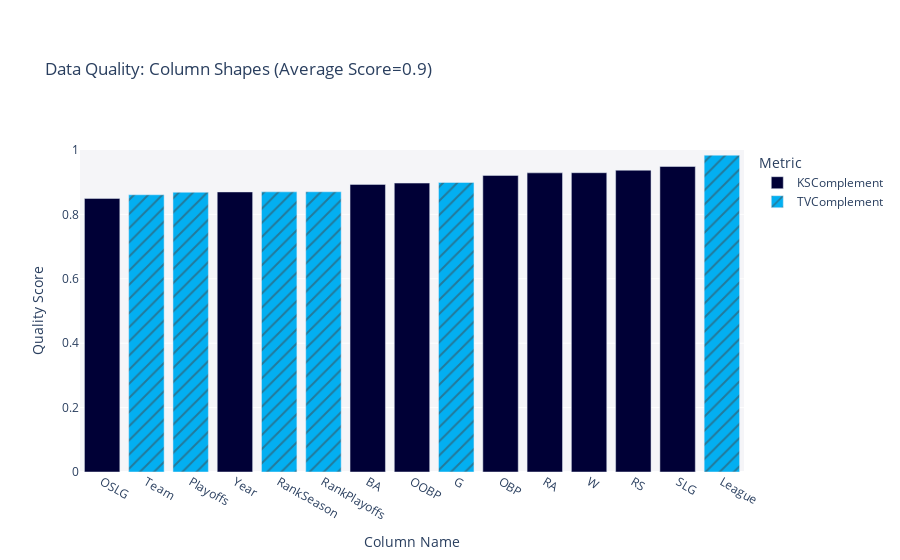
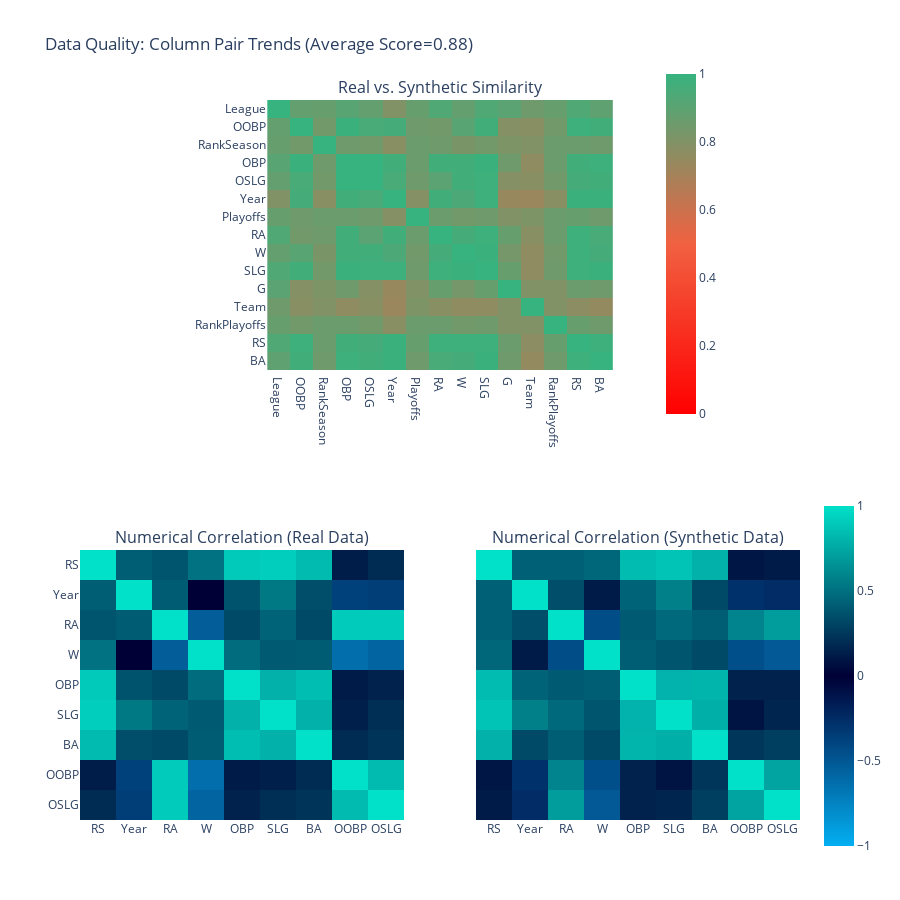

These figures' notebook cell, in order:
### Code cell
for name in ["Column Shapes", "Column Pair Trends"]:
    fig = quality_report.get_visualization(property_name=name)
    fig.show()

### Figure 1 — Plotly figure (JSON) as saved in the notebook; plotly's stock layout.template omitted (floating-point values rounded to 4 significant figures)
{"data": [{"alignmentgroup": "True", "customdata": [["KSComplement"], ["KSComplement"], ["KSComplement"], ["KSComplement"], ["KSComplement"], ["KSComplement"], ["KSComplement"], ["KSComplement"], ["KSComplement"]], "hovertemplate": "<b>%{hovertext}</b><br><br>Metric=%{customdata[0]}<br>Quality Score=%{y}<extra></extra>", "hovertext": ["Year", "RS", "RA", "W", "OBP", "SLG", "BA", "OOBP", "OSLG"], "legendgroup": "KSComplement", "marker": {"color": "#000036", "pattern": {"shape": ""}}, "name": "KSComplement", "offsetgroup": "KSComplement", "orientation": "v", "showlegend": true, "textposition": "auto", "type": "bar", "x": ["Year", "RS", "RA", "W", "OBP", "SLG", "BA", "OOBP", "OSLG"], "xaxis": "x", "y": [0.8698, 0.9372, 0.929, 0.9295, 0.9211, 0.9487, 0.8932, 0.8972, 0.8497], "yaxis": "y"}, {"alignmentgroup": "True", "customdata": [["TVComplement"], ["TVComplement"], ["TVComplement"], ["TVComplement"], ["TVComplement"], ["TVComplement"]], "hovertemplate": "<b>%{hovertext}</b><br><br>Metric=%{customdata[0]}<br>Quality Score=%{y}<extra></extra>", "hovertext": ["Team", "League", "Playoffs", "RankSeason", "RankPlayoffs", "G"], "legendgroup": "TVComplement", "marker": {"color": "#03AFF1", "pattern": {"shape": "/"}}, "name": "TVComplement", "offsetgroup": "TVComplement", "orientation": "v", "showlegend": true, "textposition": "auto", "type": "bar", "x": ["Team", "League", "Playoffs", "RankSeason", "RankPlayoffs", "G"], "xaxis": "x", "y": [0.861, 0.9839, 0.8688, 0.8701, 0.8704, 0.8991], "yaxis": "y"}], "layout": {"barmode": "relative", "legend": {"title": {"text": "Metric"}, "tracegroupgap": 0}, "margin": {"t": 150}, "plot_bgcolor": "#F5F5F8", "title": {"text": "Data Quality: Column Shapes (Average Score=0.9)"}, "xaxis": {"anchor": "y", "categoryorder": "total ascending", "domain": [0, 1], "title": {"text": "Column Name"}}, "yaxis": {"anchor": "x", "domain": [0, 1], "range": [0, 1], "title": {"text": "Quality Score"}}}}

### Figure 2 — Plotly figure (JSON) as saved in the notebook; plotly's stock layout.template omitted (floating-point values rounded to 4 significant figures; data arrays with more than 128 entries replaced by an {"elided": "..."} marker saying what was removed)
{"data": [{"coloraxis": "coloraxis", "hovertemplate": "<b>Column Pair</b><br>(%{x},%{y})<br><br>Similarity: %{z}<extra></extra>", "type": "heatmap", "x": ["League", "OOBP", "RankSeason", "OBP", "OSLG", "Year", "Playoffs", "RA", "W", "SLG", "G", "Team", "RankPlayoffs", "RS", "BA"], "xaxis": "x", "y": ["League", "OOBP", "RankSeason", "OBP", "OSLG", "Year", "Playoffs", "RA", "W", "SLG", "G", "Team", "RankPlayoffs", "RS", "BA"], "yaxis": "y", "z": {"elided": "15x15 float values"}}, {"coloraxis": "coloraxis2", "customdata": [[1, 0.43, 0.43, 0.46, 0.84, 0.87, 0.79, 0.1, 0.12], [0.43, 1, 0.35, 0.12, 0.44, 0.57, 0.33, -0.28, -0.25], [0.43, 0.35, 1, -0.44, 0.4, 0.47, 0.42, 0.59, 0.7], [0.46, 0.12, -0.44, 1, 0.42, 0.38, 0.33, -0.45, -0.51], [0.84, 0.44, 0.4, 0.42, 1, 0.8, 0.81, 0.15, 0.15], [0.87, 0.57, 0.47, 0.38, 0.8, 1, 0.78, 0.09, 0.17], [0.79, 0.33, 0.42, 0.33, 0.81, 0.78, 1, 0.24, 0.28], [0.1, -0.28, 0.59, -0.45, 0.15, 0.09, 0.24, 1, 0.73], [0.12, -0.25, 0.7, -0.51, 0.15, 0.17, 0.28, 0.73, 1]], "hovertemplate": "<b>Correlation</b><br>(%{x},%{y})<br><br>Real: %{z}<br>(vs. Synthetic: %{customdata})<extra></extra>", "type": "heatmap", "x": ["RS", "Year", "RA", "W", "OBP", "SLG", "BA", "OOBP", "OSLG"], "xaxis": "x2", "y": ["RS", "Year", "RA", "W", "OBP", "SLG", "BA", "OOBP", "OSLG"], "yaxis": "y2", "z": [[1, 0.42, 0.38, 0.51, 0.9, 0.92, 0.83, 0.13, 0.19], [0.42, 1, 0.41, 0, 0.37, 0.54, 0.35, -0.37, -0.35], [0.38, 0.41, 1, -0.53, 0.33, 0.44, 0.33, 0.91, 0.91], [0.51, 0, -0.53, 1, 0.48, 0.4, 0.41, -0.63, -0.57], [0.9, 0.37, 0.33, 0.48, 1, 0.79, 0.85, 0.12, 0.15], [0.92, 0.54, 0.44, 0.4, 0.79, 1, 0.79, 0.14, 0.21], [0.83, 0.35, 0.33, 0.41, 0.85, 0.79, 1, 0.19, 0.23], [0.13, -0.37, 0.91, -0.63, 0.12, 0.14, 0.19, 1, 0.83], [0.19, -0.35, 0.91, -0.57, 0.15, 0.21, 0.23, 0.83, 1]]}, {"coloraxis": "coloraxis2", "customdata": [[1, 0.42, 0.38, 0.51, 0.9, 0.92, 0.83, 0.13, 0.19], [0.42, 1, 0.41, 0, 0.37, 0.54, 0.35, -0.37, -0.35], [0.38, 0.41, 1, -0.53, 0.33, 0.44, 0.33, 0.91, 0.91], [0.51, 0, -0.53, 1, 0.48, 0.4, 0.41, -0.63, -0.57], [0.9, 0.37, 0.33, 0.48, 1, 0.79, 0.85, 0.12, 0.15], [0.92, 0.54, 0.44, 0.4, 0.79, 1, 0.79, 0.14, 0.21], [0.83, 0.35, 0.33, 0.41, 0.85, 0.79, 1, 0.19, 0.23], [0.13, -0.37, 0.91, -0.63, 0.12, 0.14, 0.19, 1, 0.83], [0.19, -0.35, 0.91, -0.57, 0.15, 0.21, 0.23, 0.83, 1]], "hovertemplate": "<b>Correlation</b><br>(%{x},%{y})<br><br>Synthetic: %{z}<br>(vs. Real: %{customdata})<extra></extra>", "type": "heatmap", "x": ["RS", "Year", "RA", "W", "OBP", "SLG", "BA", "OOBP", "OSLG"], "xaxis": "x3", "y": ["RS", "Year", "RA", "W", "OBP", "SLG", "BA", "OOBP", "OSLG"], "yaxis": "y3", "z": [[1, 0.43, 0.43, 0.46, 0.84, 0.87, 0.79, 0.1, 0.12], [0.43, 1, 0.35, 0.12, 0.44, 0.57, 0.33, -0.28, -0.25], [0.43, 0.35, 1, -0.44, 0.4, 0.47, 0.42, 0.59, 0.7], [0.46, 0.12, -0.44, 1, 0.42, 0.38, 0.33, -0.45, -0.51], [0.84, 0.44, 0.4, 0.42, 1, 0.8, 0.81, 0.15, 0.15], [0.87, 0.57, 0.47, 0.38, 0.8, 1, 0.78, 0.09, 0.17], [0.79, 0.33, 0.42, 0.33, 0.81, 0.78, 1, 0.24, 0.28], [0.1, -0.28, 0.59, -0.45, 0.15, 0.09, 0.24, 1, 0.73], [0.12, -0.25, 0.7, -0.51, 0.15, 0.17, 0.28, 0.73, 1]]}], "layout": {"annotations": [{"font": {"size": 16}, "showarrow": false, "text": "Real vs. Synthetic Similarity", "x": 0.5, "xanchor": "center", "xref": "paper", "y": 1, "yanchor": "bottom", "yref": "paper"}, {"font": {"size": 16}, "showarrow": false, "text": "Numerical Correlation (Real Data)", "x": 0.225, "xanchor": "center", "xref": "paper", "y": 0.375, "yanchor": "bottom", "yref": "paper"}, {"font": {"size": 16}, "showarrow": false, "text": "Numerical Correlation (Synthetic Data)", "x": 0.775, "xanchor": "center", "xref": "paper", "y": 0.375, "yanchor": "bottom", "yref": "paper"}], "coloraxis": {"cmax": 1, "cmin": 0, "colorbar": {"len": 0.5, "x": 0.8, "y": 0.8}, "colorscale": [[0, "#FF0000"], [0.5, "#F16141"], [1, "#36B37E"]]}, "coloraxis2": {"cmax": 1, "cmin": -1, "colorbar": {"len": 0.5, "y": 0.2}, "colorscale": [[0, "#03AFF1"], [0.5, "#000036"], [1, "#01E0C9"]]}, "height": 900, "title": {"text": "Data Quality: Column Pair Trends (Average Score=0.88)"}, "width": 900, "xaxis": {"anchor": "y", "domain": [0.26, 0.74]}, "xaxis2": {"anchor": "y2", "domain": [0, 0.45]}, "xaxis3": {"anchor": "y3", "domain": [0.55, 1], "matches": "x2"}, "yaxis": {"anchor": "x", "autorange": "reversed", "domain": [0.625, 1]}, "yaxis2": {"anchor": "x2", "autorange": "reversed", "domain": [0, 0.375]}, "yaxis3": {"anchor": "x3", "autorange": "reversed", "domain": [0, 0.375], "matches": "y2", "visible": false}}}
